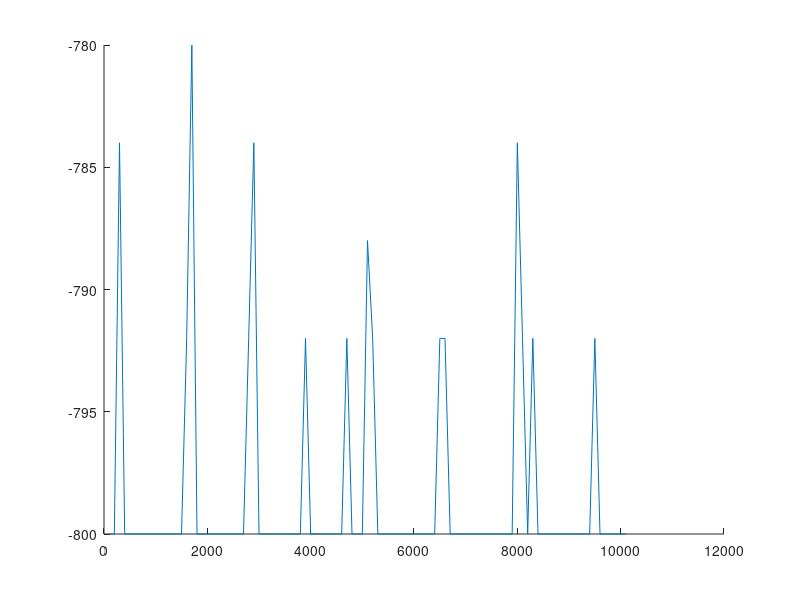

The MATLAB script that drew this image: (Note: this script raises an error after producing the figure.)
addpath('C:\Users\sande\OneDrive\Dokumenter\GitHub\Assigment-4\code\build-project4-Desktop_Qt_5_9_2_MSVC2017_64bit-Debug') %Change to build path

M = load('magnetization1.000000.txt'); %T = 1.0
MU = load('magnetizationUP1.000000.txt'); %T = 1.0
mcM = 100*linspace(1,length(M),length(M));
E = load('energy1.000000.txt'); %T = 1.0
EU = load('energyUP1.000000.txt'); %T = 1.0
mcE = 100*linspace(1,length(E),length(E));
M2 = load('magnetization2.400000.txt'); %T = 2.4
M2U = load('magnetizationUP2.400000.txt'); %T = 2.4
mcM2 = 100*linspace(1,length(M2),length(M2));
E2 = load('energy2.400000.txt'); %T = 2.4
E2U = load('energyUP2.400000.txt'); %T = 2.4
mcE2 = 100*linspace(1,length(E2),length(E2));

%%

%Energy plots
figure(1) %T = 1.0
hold on
plot(mcE,E)
plot(mcE2,EU)
legend('Random','Up spin','fontsize',28)
grid on
xlabel('number of mc cycles')
ylabel('Energy')
title('Energy of lattice for T = 1.0')

figure(2) %T = 2.4
hold on
plot(mcE,E2)
plot(mcE2,E2U)
legend('Random','Up spin','fontsize',28)
grid on
xlabel('number of mc cycles')
ylabel('Energy')
title('Energy of lattice for T = 2.4')

%Absolute magnetization Plotter
figure(3) %T = 1.0
hold on
plot(mcM,M)
plot(mcM,MU)
legend('Random','Up spin','fontsize',28)
ylim([399,401])
grid on
xlabel('number of mc cycles')
ylabel('Magnetization')
title('Absolute value of magnetization for T = 1.0')

figure(4) %T = 2.4
hold on
plot(mcM2,M2)
plot(mcM2,M2U)
legend('Random','Up spin','fontsize',28)
grid on
xlabel('number of mc cycles')
ylabel('Magnetization')
title('Absolute value of magnetization for T = 2.4')



